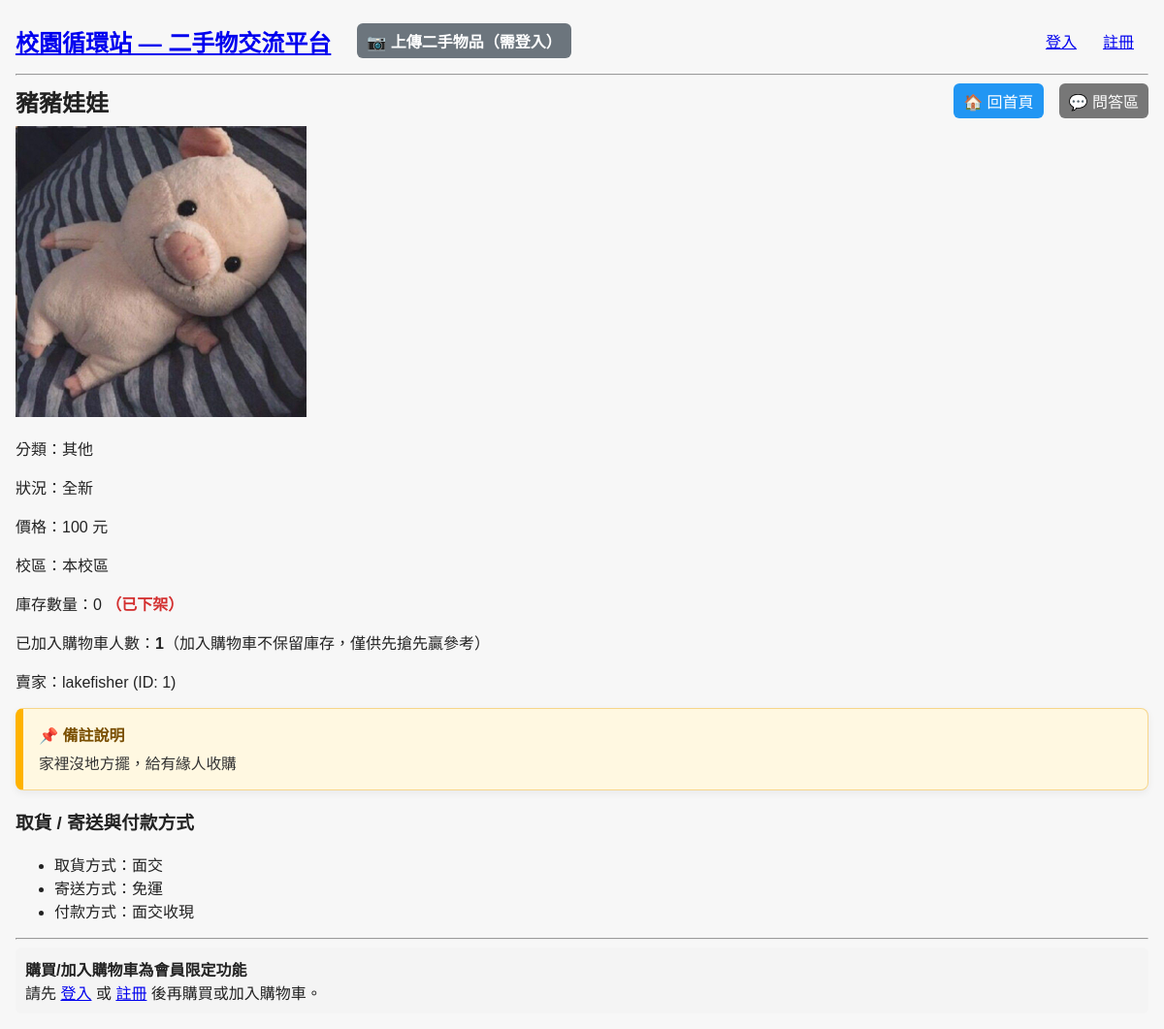
Page /item/1 on the committed database.
### models.py (models this page shows, shortened)
class Item(db.Model):
    id = db.Column(db.Integer, primary_key=True)
    name = db.Column(db.String(80))
    category = db.Column(db.String(50))
    condition = db.Column(db.String(50))
    price = db.Column(db.Float)
    notes = db.Column(db.Text)
    pickup_methods = db.Column(db.Text)
    shipping_type = db.Column(db.String(50))
    shipping_fee = db.Column(db.Float)
    payment_methods = db.Column(db.Text)
    campus = db.Column(db.String(20))  # 本校區 or 華夏校區
    image_path = db.Column(db.String(200))
    embedding = db.Column(db.LargeBinary, nullable=True)
    quantity = db.Column(db.Integer, default=1)
    seller_id = db.Column(db.Integer, db.ForeignKey('user.id'))
    is_active = db.Column(db.Boolean, default=True)

class User(UserMixin, db.Model):
    id = db.Column(db.Integer, primary_key=True)
    name = db.Column(db.String(80), unique=True)
    password_hash = db.Column(db.String(200), nullable=True)

### app.py (the view)
@app.route("/item/<int:item_id>")
def item_detail(item_id):
    item = Item.query.get_or_404(item_id)
    seller = None
    if item.seller_id:
        seller = User.query.get(item.seller_id)
    pickup_methods = []
    payment_methods = []
    try:
        if item.pickup_methods:
            pickup_methods = json.loads(item.pickup_methods)
    except Exception:
        pickup_methods = []
    try:
        if item.payment_methods:
            payment_methods = json.loads(item.payment_methods)
    except Exception:
        payment_methods = []
    try:
        carts_count = CartEntry.query.filter_by(item_id=item_id).count()
    except Exception:
        carts_count = 0
    form_error = None
    try:
        form_error = session.pop('buy_error') if session.get('buy_error') else None
    except Exception:
        form_error = None
    return render_template("item_detail.html", item=item, seller=seller, pickup_methods=pickup_methods, payment_methods=payment_methods, carts_count=carts_count, form_error=form_error)

### app.py (called while the page is built)
@app.context_processor
def inject_unread_conv_count():
    try:
        if current_user and getattr(current_user, 'is_authenticated', False):
            from models import Message, Conversation
            cnt = db.session.query(func.count(func.distinct(Message.conversation_id))).join(Conversation, Message.conversation_id == Conversation.id).filter(
                Message.is_read == False,
                Message.user_id != current_user.id,
                ((Conversation.user1_id == current_user.id) | (Conversation.user2_id == current_user.id))
            ).scalar() or 0
            return dict(unread_conv_count=int(cnt))
    except Exception:
        pass
    return dict(unread_conv_count=0)

@app.before_request
def ensure_cart_token():
    if 'cart_token' not in session:
        session['cart_token'] = uuid.uuid4().hex

### templates/item_detail.html (shortened to what this page needs)
{% extends 'base.html' %}
{% block content %}
<div style="display:flex; align-items:center; gap:12px; margin-bottom:8px;">
    <h2 style="margin:0">{{ item.name }}</h2>
    <div style="margin-left:auto; display:flex; align-items:center; gap:8px">
        <a href="{{ url_for('index') }}" style="padding:6px 10px;background:#2196F3;color:#fff;border-radius:6px;text-decoration:none;margin-right:8px">🏠 回首頁</a>
        <a href="{{ url_for('qa', item_id=item.id) }}" style="padding:6px 10px;background:#777;color:#fff;border-radius:6px;text-decoration:none">💬 問答區</a>
    </div>
</div>
{% if item.image_path %}
    <img src="{{ url_for('uploaded_file', filename=item.image_path) }}" width="300"><br>
{% else %}
    <div style="width:300px; height:220px; background:#f0f0f0; display:flex; align-items:center; justify-content:center; color:#888;">未有圖片</div>
{% endif %}
<p>分類：{{ item.category }}</p>
<p>狀況：{{ item.condition }}</p>
<p>價格：{% if item.price %}{{ item.price|int }} 元{% else %}洽詢{% endif %}</p>
<p>校區：{{ item.campus }}</p>
<p>庫存數量：{{ item.quantity or 0 }} {% if item.is_active is not none and not item.is_active %}<strong style="color:#d32f2f;">（已下架）</strong>{% endif %}</p>
<p>已加入購物車人數：<strong>{{ carts_count or 0 }}</strong>（加入購物車不保留庫存，僅供先搶先贏參考）</p>
{% if seller %}
<p>賣家：{{ seller.name }} (ID: {{ seller.id }})</p>
{% else %}
<p>賣家：未指定</p>
{% endif %}
{% if item.notes %}
<div class="item-notes">
    <div class="item-notes-header">📌 備註說明</div>
    <div class="item-notes-body" style="white-space:pre-wrap">{{ item.notes }}</div>
</div>
{% endif %}
<div class="item-delivery">
    <h3>取貨 / 寄送與付款方式</h3>
    <ul>
        {% if pickup_methods and pickup_methods|length > 0 %}
            {% for p in pickup_methods %}
                <li>取貨方式：{{ p }}</li>
            {% endfor %}
        {% else %}
            <li>取貨方式：未指定</li>
        {% endif %}
        {% if item.shipping_type %}
            <li>寄送方式：{{ item.shipping_type }}{% if item.shipping_type == '運費外加' and item.shipping_fee %}（運費 {{ item.shipping_fee|int }} 元）{% endif %}</li>
        {% endif %}
        {% if payment_methods and payment_methods|length > 0 %}
            <li>付款方式：{{ payment_methods|join(', ') }}</li>
        {% else %}
            <li>付款方式：面交收現</li>
        {% endif %}
    </ul>
</div>
{% if not (session.get('user_id') and seller and session.get('user_id')|int == seller.id|int) %}
    <hr>
    {% if session.get('user_id') %}
    {% set need_shipping = (item.shipping_type) or ('寄送' in pickup_methods) %}
    <div class="purchase-actions">
        {% if form_error %}
        <div style="padding:8px;background:#ffe6e6;border:1px solid #f5c2c2;color:#a94442;margin-bottom:8px;">{{ form_error }}</div>
        {% endif %}
        <form method="post" action="{{ url_for('add_to_cart', item_id=item.id) }}" style="display:inline-block; margin-right:12px;">
            <input type="hidden" name="qty" value="1">
            <div style="margin-top:8px">
                <button type="submit" style="padding:8px 12px;background:#2196F3;color:#fff;border-radius:6px;border:none;" {% if item.quantity is not none and item.quantity <= 0 %}disabled{% endif %}>➕ 加入購物車</button>
            </div>
        </form>
        <form method="post" action="{{ url_for('buy_now', item_id=item.id) }}" style="display:inline-block;">
            <input type="hidden" name="qty" value="1">
            <div style="margin-top:8px">
                <label>姓氏（必填）： <input type="text" name="contact_lastname" required></label>
            </div>
            <div style="margin-top:6px">
                <label>身分：
                    <select name="contact_role">
                        <option value="">請選擇</option>
                        <option value="同學">同學</option>
                        <option value="教職員">教職員</option>
                    </select>
                </label>
            </div>
            <div style="margin-top:6px">
                <label>聯絡手機（必填）： <input type="tel" name="contact_phone" required></label>
            </div>
            <div style="margin-top:6px">
                <label>取貨方式：
                    <label><input type="radio" name="delivery_method" value="pickup" checked> 面交</label>
                    <label><input type="radio" name="delivery_method" value="shipping"> 寄送</label>
                </label>
            </div>
            {% if need_shipping %}
            <div id="buyShippingAddress" style="margin-top:6px; display:none;">
                <label>寄送地址（選擇寄送時必填）：<br><input type="text" name="shipping_address" style="width:300px"></label>
            </div>
            {% endif %}
            <div style="margin-top:8px">
                <button type="submit" style="padding:8px 12px;background:#FF5722;color:#fff;border-radius:6px;border:none;" {% if item.quantity is not none and item.quantity <= 0 %}disabled{% endif %}>💳 立即購買</button>
            </div>
        </form>
        <script>
            (function(){
                var radios = document.getElementsByName('delivery_method');
                function update(){
                    var val = null;
                    for(var i=0;i<radios.length;i++){ if(radios[i].checked) val = radios[i].value; }
                    var box = document.getElementById('buyShippingAddress');
                    if(box) box.style.display = (val === 'shipping') ? 'block' : 'none';
                }
                for(var i=0;i<radios.length;i++){ radios[i].addEventListener('change', update); }
                update();
            })();
        </script>
    </div>
    {% else %}
    <div style="padding:10px;background:#f4f4f4;border-radius:6px;">
        <strong>購買/加入購物車為會員限定功能</strong><br>
        請先 <a href="{{ url_for('login') }}">登入</a> 或 <a href="{{ url_for('register') }}">註冊</a> 後再購買或加入購物車。
    </div>
    {% endif %}
{% endif %}
{% endblock %}

### static/css/style.css (style rules this page uses)
:root { --gap:12px; --card-bg:#fff; --card-border:#ddd; }
body { font-family: Arial, Helvetica, sans-serif; margin: 0; padding: 16px; background:#f7f7f7; color:#222; }
.item-notes { margin-top:12px; background: #fff8e1; border: 1px solid #f7d68a; border-left: 8px solid #ffb300; padding:14px 16px; border-radius:8px; box-shadow: 0 3px 8px rgba(0,0,0,0.06); }
.item-notes-header { font-weight:800; color:#7a4f01; margin-bottom:8px; display:flex; align-items:center; gap:8px; }
.item-notes-body { color:#333; line-height:1.45; font-size:0.98rem; }

### rows in the picture
Item: name "豬豬娃娃", image_path (picture), category "其他", condition "全新", price "100", campus "本校區", quantity "0", notes "家裡沒地方擺，給有緣人收購", shipping_type "免運"
User: name "lakefisher", id "1"

### other values in the picture
{{ carts_count or 0 }} "1"
{{ p }} "面交"
{{ payment_methods|join(', ') }} "面交收現"
